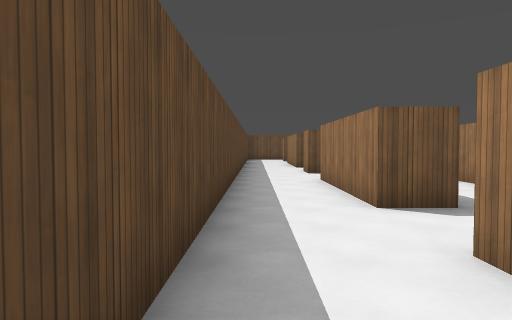
View 1 (above)

24 first-person views from a walk through a level from a Godot 3-D game. The camera is 1.5 m above the floor, tilts 2° down and sees 70° across. The floor is counted in squares, 2 m on a side. Each view is taken from the middle of a square. On the plan, view 1 faces up. The plan holds only what a view shows up to about 11 squares ahead; the rest is blank. The place goes on beyond the plan. Surface patterns are stand-ins for the level's own textures.

View 2
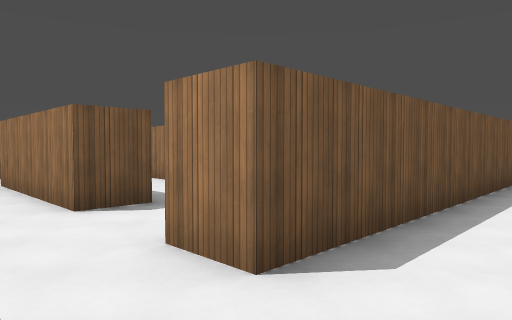

View 3
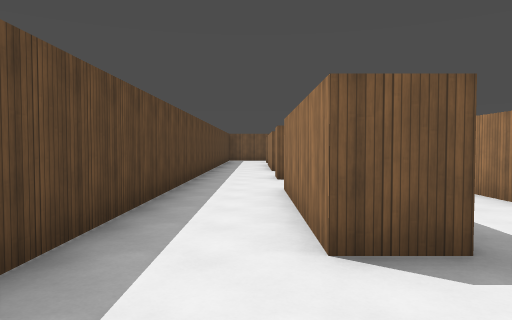

View 4
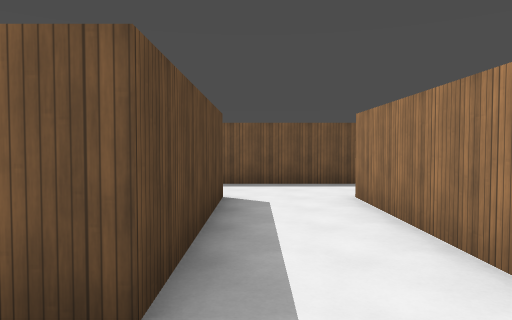

View 5
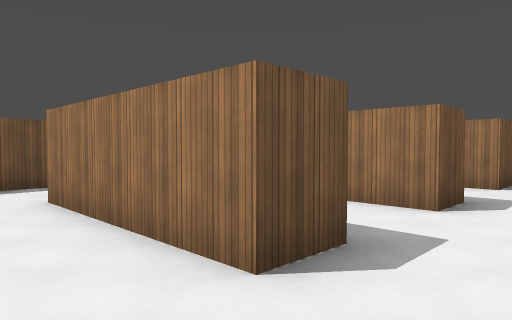

View 6
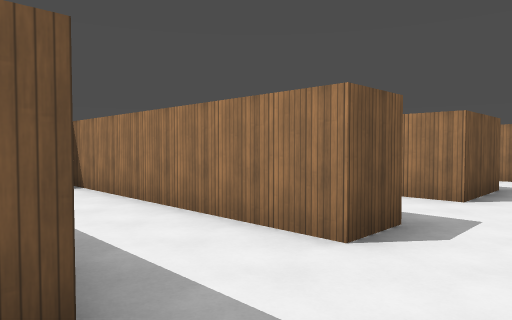

View 7
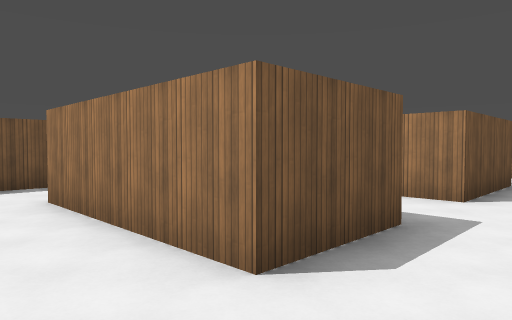

View 8
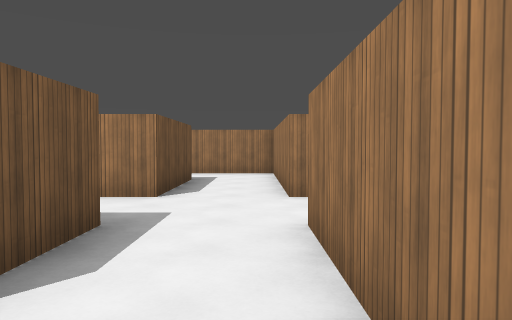

View 9
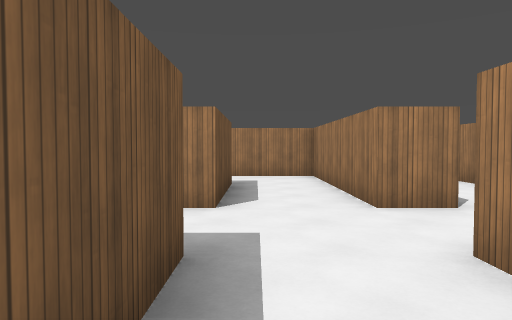

View 10
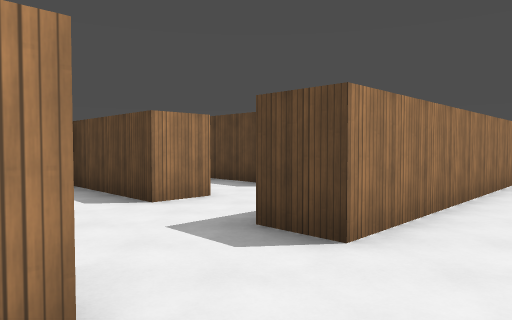

View 11
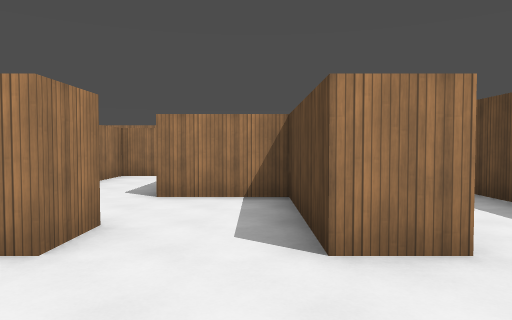

View 12
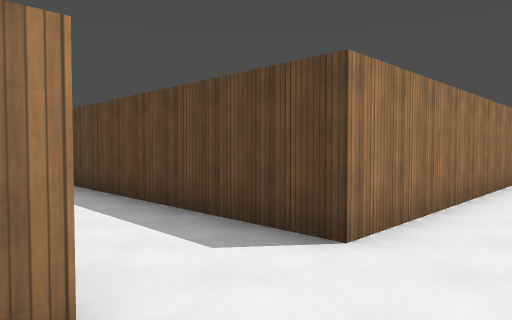

View 13
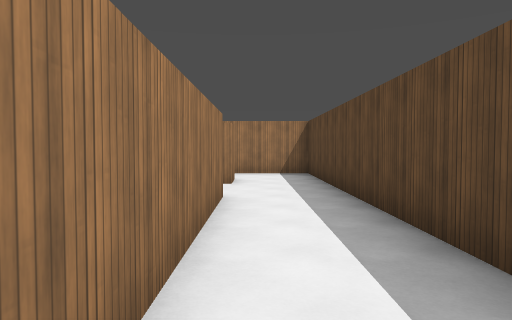

View 14
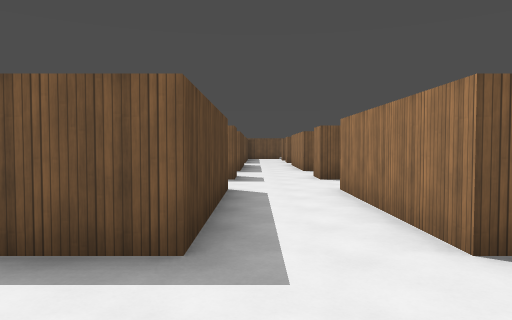

View 15
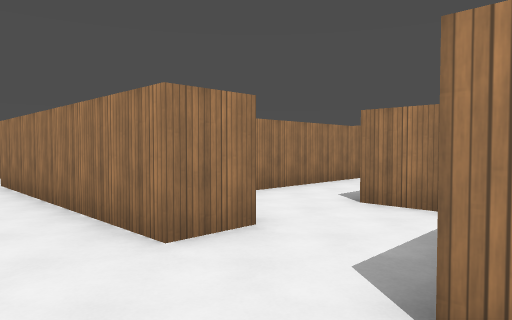

View 16
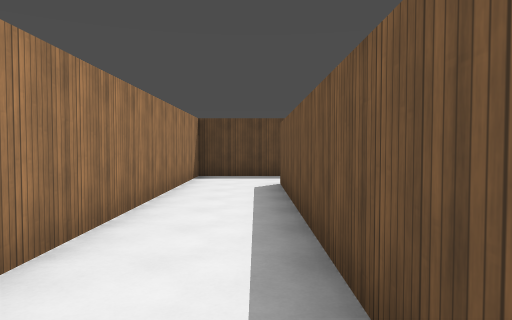

View 17
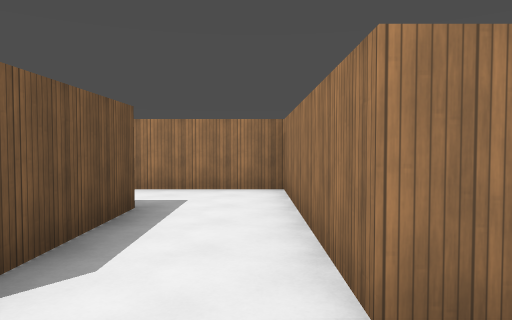

View 18
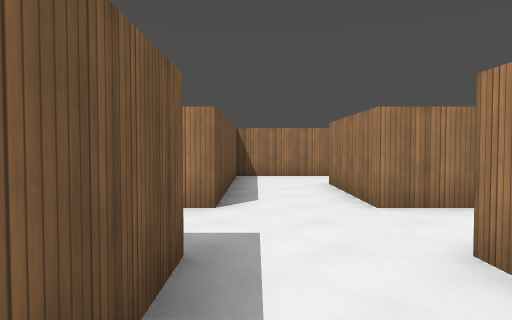

View 19
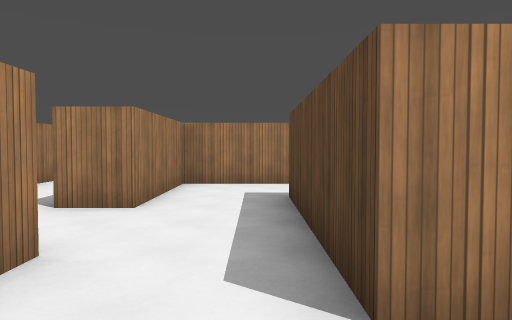

View 20
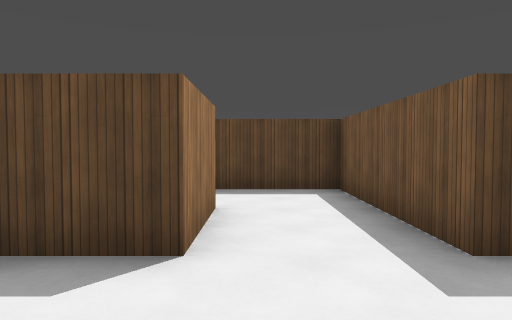

View 21
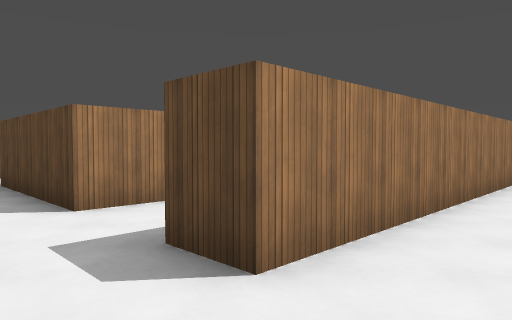

View 22
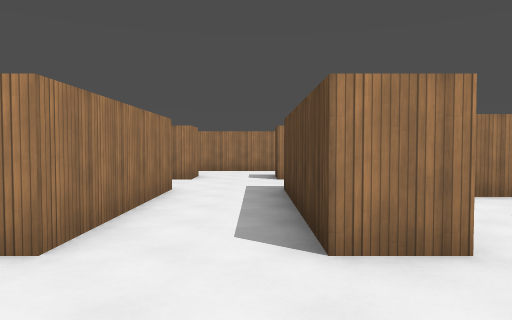

View 23
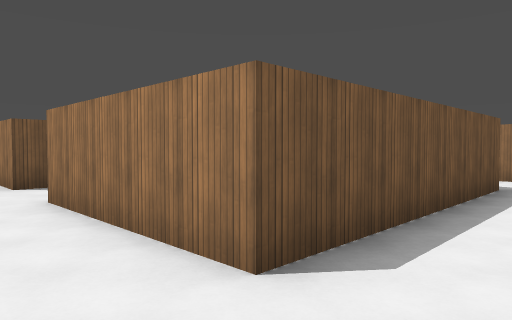

View 24
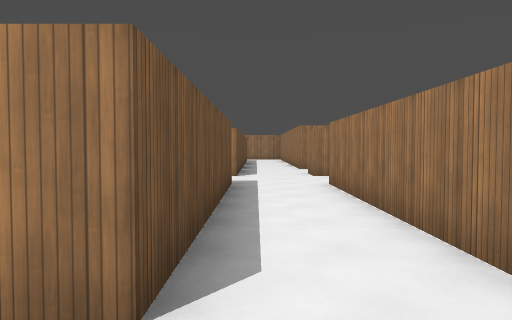

### Floor plan
Points are (right, up) in squares from view 1. A wall is a line through its corners. A room is listed if a view was taken in it or the views show most of it. See-through windows are left out.
Room 1 (views 1, 2, 3, 12, 13, 15, 16, 17)
walls: (8.5, 1.5) (1.5, 1.5) (1.5, 2.5); (11.5, -5.5) (11.5, -0.5) (12.5, -0.5); (14.5, -5.5) (12.1, -5.5); (11.5, -8.5) (11.5, -7.5) (16.5, -7.5) (16.5, -3.5); (-0.5, 2.5) (-0.5, -0.5) (9.5, -0.5) (9.5, -8.5)
ways out: opening at (12, 0.5) to room 6; opening at (0.5, 2) to room 7; opening at (15.5, -4.5) to room 8
Room 2 (views 4, 5)
walls: (2.5, 8.5) (2.5, 4.5) (1.5, 4.5); (4.5, 4.5) (4.5, 8.5); (5.1, 10.5) (1.5, 10.5)
ways out: opening at (5, 3.5) to room 3; opening at (5, 9.5) to room 3; opening at (2, 3.5) to room 7; opening at (2, 9.5) to room 7
Room 3 (view 6)
walls: (5.6, 4.5) (4.5, 4.5); (7.5, 4.5) (7.5, 10.5); (6.5, 2.5) (7.5, 2.5)
ways out: opening at (5, 3.5) to room 2; opening at (5, 9.5) to room 2; opening at (8, 3.5) to room 4
Room 4 (views 7, 8, 9, 18)
walls: (8.6, 4.5) (7.5, 4.5); (12.5, 4.5) (10.5, 4.5) (10.5, 8.5) (12.5, 8.5); (7.5, 2.5) (12.5, 2.5); (12.5, 10.5) (8.5, 10.5) (8.5, 8.2)
ways out: opening at (8, 3.5) to room 3; opening at (11.5, 3.5) to room 5; opening at (11.5, 9.5) to room 5
Room 5 (views 10, 11, 14, 19, 20)
walls: (12.5, 8.5) (12.5, 4.5); (17.5, 5.5) (17.5, 4.5) (14.5, 4.5) (14.5, 8.5) (17.5, 8.5) (17.5, 7.5); (12.5, 2.5) (12.5, 1.5); (12.5, 11.5) (12.5, 10.5); (19.5, 7.5) (19.5, 10.5) (14.5, 10.5) (14.5, 11.5); (14.5, 1.4) (14.5, 2.5) (19.5, 2.5) (19.5, 5.5)
ways out: opening at (11.5, 3.5) to room 4; opening at (11.5, 9.5) to room 4; opening at (13.5, 2) to room 6; opening at (13.5, 11) to room 6; opening at (18.5, 5) to room 9; opening at (18.5, 8) to room 9
Room 6 (views 21, 22, 23, 24)
walls: (22.5, 7.5) (22.5, 8.6); (20.5, 5.5) (20.5, 1.5); (22.5, -0.5) (28.5, -0.5); (28.5, 1.5) (22.5, 1.5) (22.5, 5.5); (14.5, -0.5) (20.5, -0.5)
ways out: opening at (12, 0.5) to room 1; opening at (13.5, 2) to room 5; opening at (13.5, 11) to room 5; opening at (13.5, -1) to room 8; opening at (20, 6.5) to room 9; opening at (11.5, 12.5); opening at (21.5, -1); opening at (23, 6.5); opening at (29.5, -1); opening at (29.5, 2); opening at (31, 0.5)
Room 7 (no view inside)
walls: (1.5, 4.5) (1.5, 8.5); (1.5, 10.5) (1.5, 11.1); (-0.5, 11.4) (-0.5, 2.5)
ways out: opening at (0.5, 2) to room 1; opening at (2, 3.5) to room 2; opening at (2, 9.5) to room 2; opening at (0.5, 11)
Room 8 (no view inside)
walls: (14.5, -1.5) (14.5, -0.5); (12.5, -0.5) (12.5, -3.5) (14.5, -3.5)
ways out: opening at (15.5, -4.5) to room 1; opening at (13.5, -1) to room 6
Room 9 (no view inside)
walls: (17.5, 7.5) (17.5, 5.5); (19.5, 5.5) (20.5, 5.5)
ways out: opening at (18.5, 5) to room 5; opening at (18.5, 8) to room 5; opening at (20, 6.5) to room 6

Where each view was taken, in squares from view 1:
view 1: 0 up, 0 right, facing up
view 2: 0 up, 0 right, facing up-right
view 3: 2 up, 1 right, facing up
view 4: 3 up, 3 right, facing up
view 5: 3 up, 3 right, facing up-right
view 6: 3 up, 5 right, facing up-right
view 7: 3 up, 9 right, facing up-right
view 8: 3 up, 9 right, facing right
view 9: 4 up, 10 right, facing right
view 10: 4 up, 15 right, facing down-left
view 11: 2 up, 13 right, facing down
view 12: 1 up, 12 right, facing down-left
view 13: 0 up, 11 right, facing down
view 14: 2 up, 13 right, facing up
view 15: 1 up, 12 right, facing down-right
view 16: 1 up, 9 right, facing left
view 17: 7 down, 10 right, facing right
view 18: 10 up, 10 right, facing right
view 19: 10 up, 18 right, facing down
view 20: 9 up, 15 right, facing left
view 21: 13 up, 14 right, facing down-left
view 22: 8 up, 21 right, facing down
view 23: 0 up, 21 right, facing up-right
view 24: 1 up, 21 right, facing right
